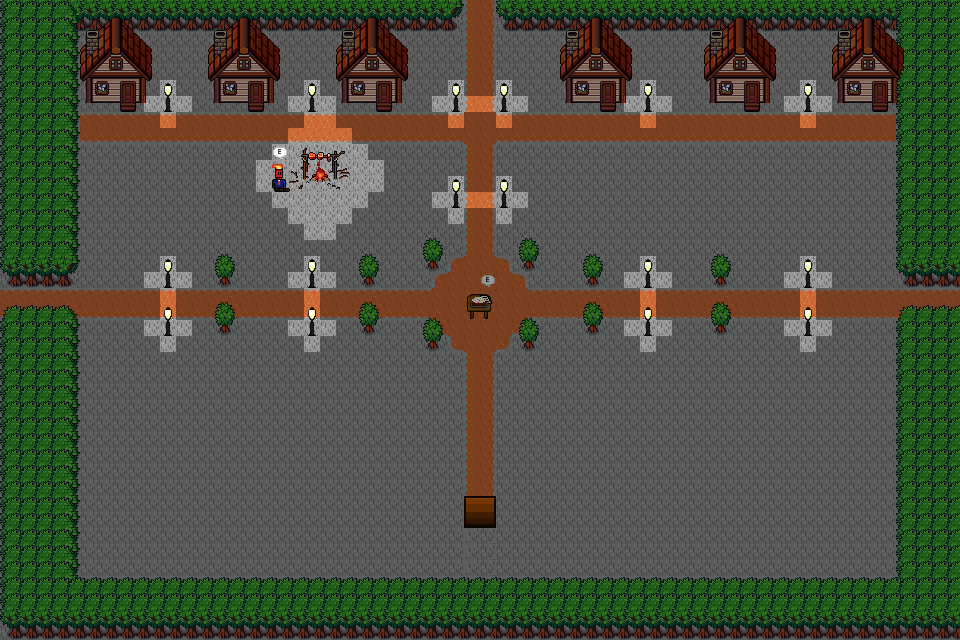

A 2D game scene composited from a Tiled map and its tileset images. What follows is a short description and the map's XML, with each tile layer's data collapsed to a summary:
An orthogonal 60x40 tile map with 16x16 px tiles, 11 tile layers (Grass, Paths, Слой тайлов 5, Collidable, ...), 17 tilesets and 29 objects (spawnpoint2, spawnpoint, spawnpoint3, spawnpoint4, spawnpoint5, ...).

<map version="1.10" tiledversion="1.12.2" orientation="orthogonal" renderorder="right-down" width="60" height="40" tilewidth="16" tileheight="16" infinite="0" nextlayerid="25" nextobjectid="36">
 <properties>
  <property name="background_music" value="stardewvibes.mp3" />
  <property name="zoom" type="float" value="5" />
 </properties>
 <tileset firstgid="1" name="blocks" tilewidth="16" tileheight="16" tilecount="256" columns="16">
  <image source="blocks.png" trans="55ffff" width="256" height="256" />
  <tile id="7">
   <objectgroup draworder="index" id="3">
    <object id="2" x="0" y="0" width="16" height="16" />
   </objectgroup>
  </tile>
 </tileset>
 <tileset firstgid="257" name="Maple Tree" tilewidth="32" tileheight="48" tilecount="5" columns="5">
  <image source="Maple Tree.png" trans="55ffff" width="160" height="48" />
  <tile id="1">
   <objectgroup draworder="index" id="2">
    <object id="1" x="13.875" y="43.125" width="3.125" height="2" />
   </objectgroup>
  </tile>
  <tile id="2">
   <objectgroup draworder="index" id="3">
    <object id="2" x="12" y="38.9203" width="9.875" height="6.375" />
   </objectgroup>
  </tile>
  <tile id="3">
   <objectgroup draworder="index" id="2">
    <object id="1" x="8.92962" y="38.5074" width="14.125" height="7.5" />
   </objectgroup>
  </tile>
  <tile id="4">
   <objectgroup draworder="index" id="2">
    <object id="1" x="9" y="35" width="14" height="11" />
   </objectgroup>
  </tile>
 </tileset>
 <tileset firstgid="262" name="Fence's copiar" tilewidth="16" tileheight="16" tilecount="15" columns="3">
  <image source="Fence's copiar.png" trans="55ffff" width="48" height="80" />
  <tile id="7">
   <objectgroup draworder="index" id="3">
    <object id="9" x="0" y="8" width="16" height="8" />
   </objectgroup>
  </tile>
 </tileset>
 <tileset firstgid="277" name="Interior" tilewidth="16" tileheight="16" tilecount="108" columns="12">
  <image source="Interior.png" trans="55ffff" width="192" height="144" />
  <tile id="88">
   <objectgroup draworder="index" id="2">
    <object id="1" x="4" y="8" width="12" height="8" />
   </objectgroup>
  </tile>
  <tile id="89">
   <objectgroup draworder="index" id="2">
    <object id="1" x="0" y="8" width="12" height="8" />
   </objectgroup>
  </tile>
  <tile id="100">
   <objectgroup draworder="index" id="2">
    <object id="1" x="4" y="0" width="12" height="15" />
   </objectgroup>
  </tile>
  <tile id="101">
   <objectgroup draworder="index" id="2">
    <object id="1" x="0" y="0" width="12" height="15" />
   </objectgroup>
  </tile>
 </tileset>
 <tileset firstgid="385" name="chest" tilewidth="32" tileheight="16" tilecount="2" columns="1">
  <image source="chest.png" trans="55ffff" width="32" height="32" />
 </tileset>
 <tileset firstgid="387" name="home" tilewidth="72" tileheight="95" tilecount="1" columns="1">
  <image source="home.png" trans="55ffff" width="72" height="95" />
  <tile id="0">
   <objectgroup draworder="index" id="2">
    <object id="1" x="6" y="0" width="59.9688" height="86" />
   </objectgroup>
  </tile>
 </tileset>
 <tileset firstgid="388" name="ligthing" tilewidth="16" tileheight="29" spacing="4" tilecount="1" columns="1">
  <image source="ligthing.png" width="16" height="29" />
  <tile id="0">
   <objectgroup draworder="index" id="4">
    <object id="3" x="4.01563" y="27" width="7.98438" height="2" />
   </objectgroup>
  </tile>
 </tileset>
 <tileset firstgid="389" source="candle.tsx" />
 <tileset firstgid="391" source="grill.tsx" />
 <tileset firstgid="395" name="bonfire" tilewidth="32" tileheight="32" tilecount="4" columns="4">
  <image source="bonfire.png" trans="55ffff" width="128" height="32" />
  <tile id="0">
   <objectgroup draworder="index" id="2">
    <object id="1" x="1" y="11" width="29" height="14" />
   </objectgroup>
   <animation>
    <frame tileid="0" duration="300" />
    <frame tileid="1" duration="300" />
    <frame tileid="2" duration="300" />
    <frame tileid="3" duration="300" />
   </animation>
  </tile>
 </tileset>
 <tileset firstgid="399" source="fire.tsx" />
 <tileset firstgid="403" source="sitting_danilka.tsx" />
 <tileset firstgid="404" name="cake" tilewidth="32" tileheight="32" tilecount="1" columns="1">
  <image source="cake.png" width="32" height="32" />
 </tileset>
 <tileset firstgid="405" name="cloud" tilewidth="16" tileheight="16" tilecount="1" columns="1">
  <image source="cloud.png" width="16" height="16" />
 </tileset>
 <tileset firstgid="406" name="gotobasement" tilewidth="16" tileheight="16" tilecount="4" columns="2">
  <image source="gotobasement.png" width="32" height="32" />
 </tileset>
 <tileset firstgid="410" name="minipaper" tilewidth="16" tileheight="16" tilecount="1" columns="1">
  <image source="minipaper.png" width="16" height="16" />
 </tileset>
 <tileset firstgid="411" source="cloud.tsx" />
 <layer id="1" name="Grass" width="60" height="40" tintcolor="#00aa36">
  <data>[2400 cells, 2400 non-empty, 2 distinct tile ids]</data>
 </layer>
 <layer id="15" name="Paths" width="60" height="40" tintcolor="#ffffff">
  <data>[2400 cells, 293 non-empty, 1 distinct tile ids]</data>
 </layer>
 <layer id="18" name="Слой тайлов 5" width="60" height="40" tintcolor="#00aa36">
  <data>[2400 cells, 278 non-empty, 2 distinct tile ids]</data>
 </layer>
 <layer id="12" name="Collidable" width="60" height="40">
  <data>[2400 cells, 538 non-empty, 10 distinct tile ids]</data>
 </layer>
 <layer id="24" name="danilka" width="60" height="40">
  <data>[2400 cells, 2 non-empty, 2 distinct tile ids]</data>
 </layer>
 <layer id="22" name="Слой тайлов 9" width="60" height="40">
  <data>[2400 cells, 2 non-empty, 2 distinct tile ids]</data>
 </layer>
 <layer id="19" name="fire" width="60" height="40">
  <data>[2400 cells, 1 non-empty, 1 distinct tile ids]</data>
 </layer>
 <objectgroup id="14" name="objects">
  <!-- 16 objects omitted --></objectgroup>
 <layer id="23" name="cake" width="60" height="40">
  <data>[2400 cells, 1 non-empty, 1 distinct tile ids]</data>
 </layer>
 <layer id="17" name="Слой тайлов 4" width="60" height="40" opacity="0.4">
  <data>[2400 cells, 2281 non-empty, 2 distinct tile ids]</data>
 </layer>
 <layer id="20" name="Слой тайлов 7" width="60" height="40">
  <data>[2400 cells, 4 non-empty, 4 distinct tile ids]</data>
 </layer>
 <layer id="21" name="Слой тайлов 8" width="60" height="40">
  <data>[2400 cells, 583 non-empty, 1 distinct tile ids]</data>
 </layer>
</map>
<!-- 16 of 29 objects omitted -->
